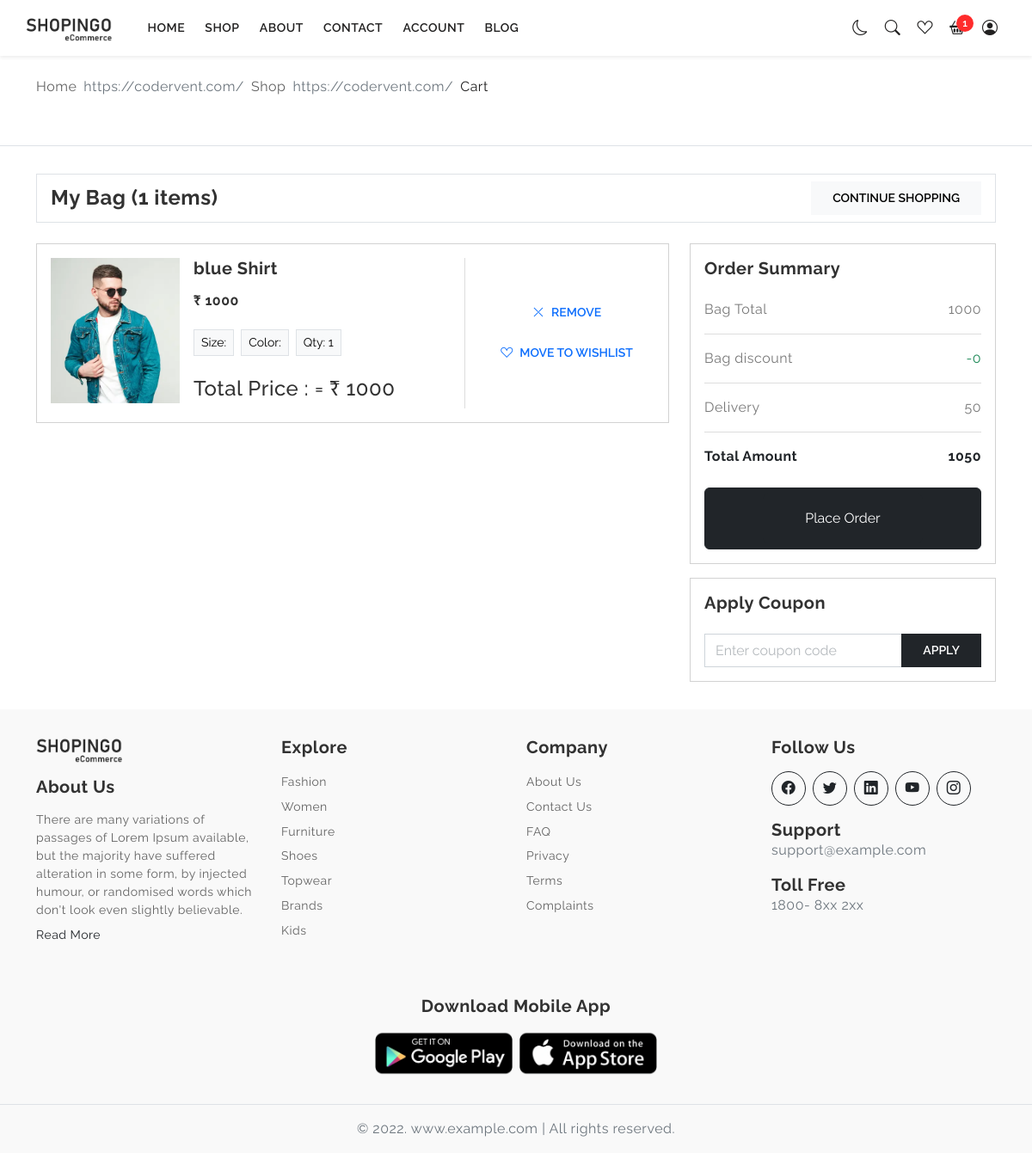
Page /cart (signed in) on the committed database.
### my_app/models.py (models this page shows, shortened)
class Addtocart(models.Model):
    product_id=models.ForeignKey(products,on_delete=models.CASCADE,null=True,blank=True)
    user_id=models.ForeignKey(user,on_delete=models.CASCADE,null=True,blank=True)
    name = models.CharField(max_length=100,null=True,blank=True)
    image=models.ImageField(upload_to="media",null=True,blank=True)
    image1 = models.ImageField(upload_to="media",null=True,blank=True)
    size_cart = models.ForeignKey(size, on_delete=models.CASCADE, null=True, blank=True)
    color_cart = models.ForeignKey(color, on_delete=models.CASCADE, null=True, blank=True)
    price = models.IntegerField()
    quantity=models.IntegerField(default=1)
    total_price=models.IntegerField()

### my_app/views.py (the view)
# urls.py: path('cart',views.cart,name="cart"),
def cart(request):
    if "email" in request.session:
        uid = user.objects.get(email=request.session['email'])
        cid = Addtocart.objects.filter(user_id=uid)
        pid = products.objects.filter(id__in=[item.product_id.id for item in cid])
        prod = Addtocart.objects.filter(user_id=uid)
        cart_count=Addtocart.objects.filter(user_id=uid).count()
        ucid=User_coupon.objects.filter(user_id=uid,ex=True).order_by("-id").first()
        print(ucid)
        l1 = []
        sub_total = 0
        charge = 0
        total_price = 0
        discount=0
        for i in prod:
            a = i.quantity * i.price
            l1.append(a)
            sub_total = sum(l1)
            charge = 50
        total_price = sub_total + charge
        if ucid == None:
            discount=0
        else:
            discount=ucid.coupon_id.discount
            total_price-=ucid.coupon_id.discount
            print(ucid.coupon_id.discount)
        if cid.count() == 0 and ucid != None:
            ucid.ex=False
            discount=0
            total_price=0
            ucid.save()
        for i in cid:
            print("dfsak",i.size_cart)
        con = {"uid": uid, "cid": cid, "pid": pid, "total_price": total_price, "sub_total": sub_total, "charge": charge, "cart_count":cart_count,"discount":discount}
        return render(request, "cart.html", con)
    else:
        return render(request, "login.html")

### my_app/templates/cart.html (shortened to what this page needs)
{% extends 'index.html' %}
{% load static %}
{% block content %}
<div class="page-content">
  <div class="py-4 border-bottom">
    <div class="container">
      <nav aria-label="breadcrumb">
        <ol class="breadcrumb mb-0">
          <li class="breadcrumb-item"><a href="javascript:;">Home</a></li>
          <li class="breadcrumb-item"><a href="javascript:;">Shop</a></li>
          <li class="breadcrumb-item active" aria-current="page">Cart</li>
        </ol>
        <br>
      </nav>
    </div>
  </div>
  <section class="section-padding">
    <div class="container">
      <div class="d-flex align-items-center px-3 py-2 border mb-4">
        <div class="text-start">
          <h4 class="mb-0 h4 fw-bold">My Bag ({{cart_count}} items)</h4>
        </div>
        <div class="ms-auto">
          <a href="{% url 'shop_grid' %}"><button type="button" class="btn btn-light btn-ecomm">Continue Shopping</button></a>
        </div>
      </div>
      <div class="row g-4">
        <div class="col-12 col-xl-8">
          {% for i in cid %}
          <div class="card rounded-0 mb-3">
            <div class="card-body">
              <div class="d-flex flex-column flex-lg-row gap-3">
                <div class="product-img">
                  <a href="{% url 'product_details1' i.product_id.id %}">
                    <img src="{{ i.image.url }}" width="150" alt="">
                  </a>
                </div>
                <div class="product-info flex-grow-1">
                  <h5 class="fw-bold mb-0">{{ i.name }}</h5>
                  <div class="product-price d-flex align-items-center gap-2 mt-3">
                    <div class="h6 fw-bold">&#8377; {{ i.price }}</div>
                  </div>
                  <div class="mt-3 hstack gap-2">
                    <button type="button" class="btn btn-sm btn-light border rounded-0">
                      Size: {{ i.size_cart.name }}
                    </button>
                    <button type="button" class="btn btn-sm btn-light border rounded-0">
                      Color: {{ i.color_cart.name }}
                    </button>
                    <button type="button" class="btn btn-sm btn-light border rounded-0" data-bs-toggle="modal"
                      data-bs-target="#QtyModal{{ i.id }}">
                      Qty: {{ i.quantity }}
                    </button>
                  </div>
                  <br>
                  <h4>Total Price : = &#8377; {{i.total_price}}</h4>
                </div>
                <div class="d-grid gap-2 align-self-start align-self-lg-center">
                  <button type="button" class="btn btn-ecomm">
                    <a href="{% url 'delete_cart' i.id %}"><i class="bi bi-x-lg me-2"></i>Remove</a>
                  </button>
                  <button type="button" class="btn dark btn-ecomm">
                    <a href="{% url 'wishlist' i.product_id.id %}?next={% url 'cart' %}"><i
                        class="bi bi-suit-heart me-2"></i>Move to Wishlist</a>
                  </button>
                </div>
              </div>
            </div>
          </div>
          {% endfor %}
        </div>
        <div class="col-12 col-xl-4">
          <div class="card rounded-0 mb-3">
            <div class="card-body">
              <h5 class="fw-bold mb-4">Order Summary</h5>
              <div class="hstack align-items-center justify-content-between">
                <p class="mb-0">Bag Total</p>
                <p class="mb-0">{{sub_total}}</p>
              </div>
              <hr>
              <div class="hstack align-items-center justify-content-between">
                <p class="mb-0">Bag discount</p>
                <p class="mb-0 text-success">-{{discount}}</p>
              </div>
              <hr>
              <div class="hstack align-items-center justify-content-between">
                <p class="mb-0">Delivery</p>
                <p class="mb-0">{{charge}}</p>
              </div>
              <hr>
              <div class="hstack align-items-center justify-content-between fw-bold text-content">
                <p class="mb-0">Total Amount</p>
                <p class="mb-0">{{total_price}}</p>
              </div>
              <div class="d-grid mt-4">
                <a href="{% url 'address' %}" class="btn btn-dark"><button type="button" class="btn btn-dark  py-3 px-5">Place Order</button></a>
              </div>
            </div>
          </div>
          {% if cid.count > 0 %}
          <div class="card rounded-0">
            <div class="card-body">
              <h5 class="fw-bold mb-4">Apply Coupon</h5>
              <form action="{% url 'apply_coupon' %}" method="POST">
              <div class="input-group">
                <input type="text" name="code" class="form-control rounded-0" placeholder="Enter coupon code">
                <button class="btn btn-dark btn-ecomm rounded-0" type="submit">Apply</button>
              </div>
            </form>
            </div>
          </div>
          {% endif %}
        </div>
      </div>
    </div>
  </section>
</div>
{% endblock %}

### my_app/static/assets/css/style.css (style rules this page uses)
body { color: #797979; letter-spacing: 0.5px; background-color: #ffffff; font-family: 'Raleway', sans-serif; }
a { text-decoration: none; }
::placeholder { opacity: 0.5 !important; }
.h1, .h2, .h3, .h4, .h5, .h6, h1, h2, h3, h4, h5, h6 { color: #323232; }
.page-content { padding-top: 65px; }
.btn-ecomm { font-size: 14px; text-transform: uppercase; font-weight: 600; padding: 0.5rem 1.5rem; border-radius: 0; z-index: 6; }
.breadcrumb li a { color: #636363; }
.breadcrumb li.active { color: #222121; }
.section-padding { padding-top: 2rem !important; padding-bottom: 2rem !important; }
.text-content { color: #212529; }

### rows in the picture
Addtocart: image (picture), name "blue Shirt", price "1000", quantity "1", total_price "1000"

### other values in the picture
{{ cart_count }} "1"
{{ sub_total }} "1000"
{{ discount }} "0"
{{ charge }} "50"
{{ total_price }} "1050"
